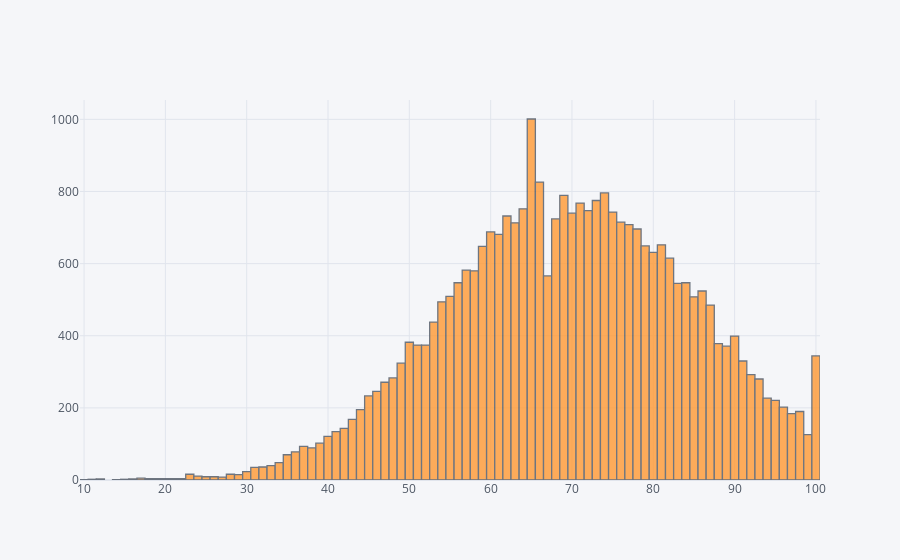

The notebook cell this image was saved under:
### Code cell
df['ReadingScore'].iplot(kind='hist')

### Figure 1 — Plotly figure (JSON) as saved in the notebook; plotly's stock layout.template omitted (floating-point values rounded to 4 significant figures; data arrays with more than 128 entries replaced by an {"elided": "..."} marker saying what was removed)
{"data": [{"histfunc": "count", "histnorm": "", "marker": {"color": "rgba(255, 153, 51, 1.0)", "line": {"color": "#4D5663", "width": 1.3}}, "name": "ReadingScore", "opacity": 0.8, "orientation": "v", "type": "histogram", "x": {"elided": "30641 int values"}}], "layout": {"barmode": "overlay", "legend": {"bgcolor": "#F5F6F9", "font": {"color": "#4D5663"}}, "paper_bgcolor": "#F5F6F9", "plot_bgcolor": "#F5F6F9", "title": {"font": {"color": "#4D5663"}}, "xaxis": {"gridcolor": "#E1E5ED", "showgrid": true, "tickfont": {"color": "#4D5663"}, "title": {"font": {"color": "#4D5663"}, "text": ""}, "zerolinecolor": "#E1E5ED"}, "yaxis": {"gridcolor": "#E1E5ED", "showgrid": true, "tickfont": {"color": "#4D5663"}, "title": {"font": {"color": "#4D5663"}, "text": ""}, "zerolinecolor": "#E1E5ED"}}}
